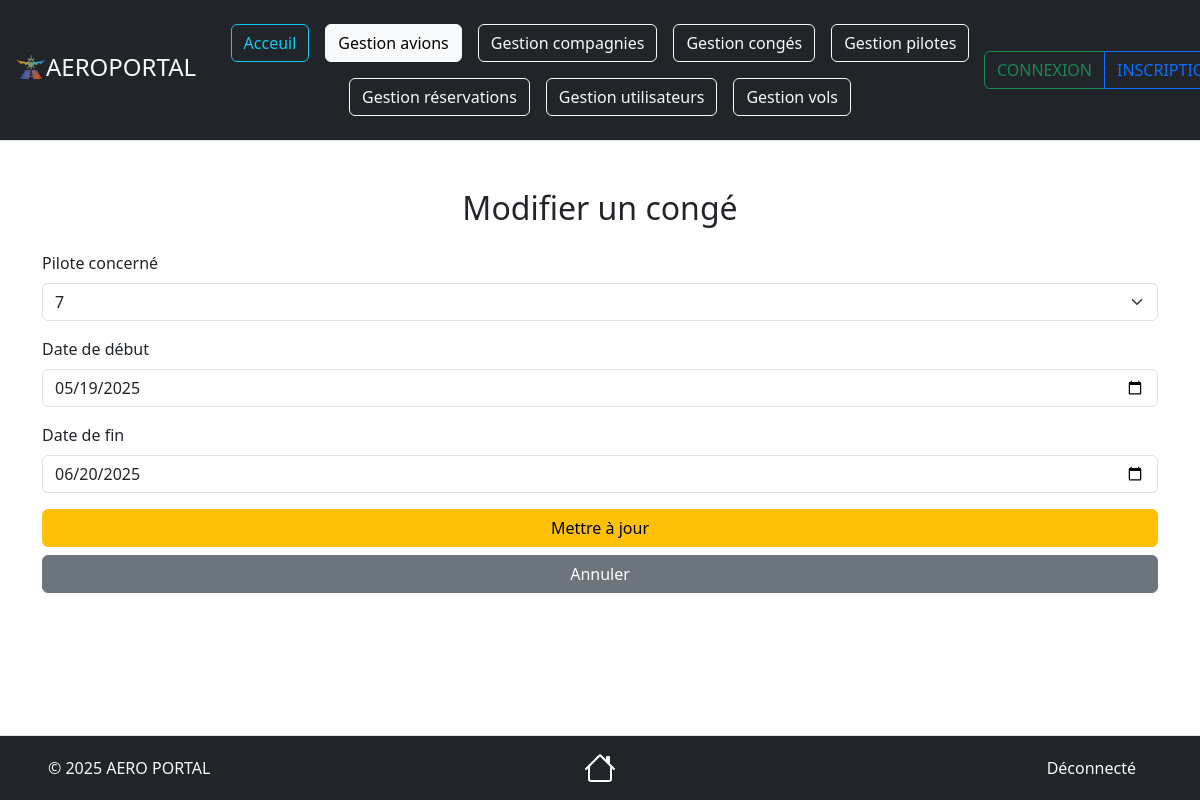
/views/Conges/CongesUpdate.php?id=3, run on the app's committed database.
### tables this page shows
CREATE TABLE IF NOT EXISTS `conges` (
                                        `id_conge` int NOT NULL AUTO_INCREMENT COMMENT 'Identifiant unique du congé',
                                        `ref_pilote` int NOT NULL COMMENT 'Référence pilote',
                                        `date_debut` date NOT NULL COMMENT 'Début',
                                        `date_fin` date NOT NULL COMMENT 'Fin',
                                        PRIMARY KEY (`id_conge`),
                                        KEY `ref_pilote` (`ref_pilote`)
);

CREATE TABLE IF NOT EXISTS `pilotes` (
                                         `id_pilote` int NOT NULL AUTO_INCREMENT COMMENT 'Identifiant unique du pilote',
                                         `ref_utilisateur` int NOT NULL COMMENT 'Référence utilisateur',
                                         `ref_avion` int DEFAULT NULL COMMENT 'Référence avion',
                                         `disponible` enum('Disponible','En vol','En congé','Indisponible') DEFAULT 'Disponible' COMMENT 'Disponibilité',
                                         PRIMARY KEY (`id_pilote`),
                                         UNIQUE KEY `ref_utilisateur` (`ref_utilisateur`),
                                         KEY `ref_avion` (`ref_avion`)
);

### source/repository/PilotesRepository.php (called while the page is built, shortened)
<?php
require_once __DIR__ . '/../model/PilotesModel.php';
class PilotesRepository
{
     private $bdd;
     public function __construct($bdd)
     {
          $this->bdd = $bdd;
     }
     public function getPilotes(): array
     {
          $query = "SELECT * FROM pilotes";
          $stmt = $this->bdd->query($query);
          $pilotes = [];
          while ($row = $stmt->fetch(PDO::FETCH_ASSOC)) {
               $pilote = new PiloteModel();
               $pilote->hydrate($row);
               $pilotes[] = $pilote;
          }
          return $pilotes;
     }
}

### source/model/PilotesModel.php (called while the page is built, shortened)
<?php
class PiloteModel
{
     private $id_pilote;
     public function hydrate(array $data): void
     {
          $this->id_pilote = $data['id_pilote'] ?? null;
     }
     public function getIdPilote(): ?int
     {
          return $this->id_pilote;
     }
}

### source/repository/CongesRepository.php (called while the page is built, shortened)
<?php
require_once __DIR__ . '/../model/CongesModel.php';
class CongesRepository
{
    private \PDO $bdd;
    public function __construct(\PDO $bdd)
    {
        $this->bdd = $bdd;
        $this->bdd->setAttribute(\PDO::ATTR_ERRMODE, \PDO::ERRMODE_EXCEPTION);
    }
    public function getCongeById(int $id): ?CongesModel
    {
        $query = $this->bdd->prepare("SELECT * FROM conges WHERE id_conge = :id");
        $query->execute(['id' => $id]);
        $data = $query->fetch(\PDO::FETCH_ASSOC);
        return $data ? new CongesModel($data) : null;
    }
}

### source/model/CongesModel.php (called while the page is built, shortened)
<?php
class CongesModel
{
    private ?int $ref_pilote = null;
    private ?string $date_debut = null;
    private ?string $date_fin = null;
    public function hydrate(array $data): void
    {
        if (isset($data['ref_pilote'])) {
            $this->ref_pilote = (int) $data['ref_pilote'];
        }
        if (isset($data['date_debut'])) {
            $this->date_debut = $data['date_debut'];
        }
        if (isset($data['date_fin'])) {
            $this->date_fin = $data['date_fin'];
        }
    }
    public function getRefPilote(): ?int
    {
        return $this->ref_pilote;
    }
    public function getDateDebut(): ?string
    {
        return $this->date_debut;
    }
    public function getDateFin(): ?string
    {
        return $this->date_fin;
    }
}

### views/Conges/CongesUpdate.php (the view, shortened to what this page needs)
<?php
require_once '../../source/repository/CongesRepository.php';
require_once '../../source/repository/PilotesRepository.php';
$config = new Config();
$bdd = $config->connexion();
$congeRepo = new CongesRepository($bdd);
$piloteRepo = new PilotesRepository($bdd);
$conge = $congeRepo->getCongeById((int)$_GET['id']);
$pilotes = $piloteRepo->getPilotes();
?>
<!DOCTYPE html>
<html lang="fr">
<head>
    <link href="https://cdn.jsdelivr.net/npm/bootstrap@5.3.3/dist/css/bootstrap.min.css" rel="stylesheet">
</head>
<body>
<header class="d-flex flex-wrap align-items-center justify-content-center justify-content-md-between py-3 mb-4 border-bottom bg-dark">
    <div class="col-2 ms-3 mb-2 mb-md-0 text-light">
        <a href="../Acceuil.php" class="d-inline-flex link-body-emphasis text-decoration-none">
            <img src="../../documentation/img/Logo.png" style="max-width: 15%; height: auto;">
            <div class="fs-4 text-light">AEROPORTAL</div>
        </a>
    </div>
    <ul class="nav col mb-2 justify-content-center mb-md-0">
        <li><a href="../Acceuil.php" class="nav-link px-2"><button type="button" class="btn btn-outline-info">Acceuil</button></a></li>
        <li><a href="../Avions/AvionsRead.php" class="nav-link px-2"><button type="button" class="btn btn-outline-light active">Gestion avions</button></a></li>
        <li><a href="../Compagnies/CompagniesRead.php" class="nav-link px-2"><button type="button" class="btn btn-outline-light">Gestion compagnies</button></a></li>
        <li><a href="../Conges/CongesRead.php" class="nav-link px-2"><button type="button" class="btn btn-outline-light">Gestion congés</button></a></li>
        <li><a href="../Pilotes/PilotesRead.php" class="nav-link px-2"><button type="button" class="btn btn-outline-light">Gestion pilotes</button></a></li>
        <li><a href="../Reservations/ReservationsRead.php" class="nav-link px-2"><button type="button" class="btn btn-outline-light">Gestion réservations</button></a></li>
        <li><a href="../Utilisateurs/UtilisateursRead.php" class="nav-link px-2"><button type="button" class="btn btn-outline-light">Gestion utilisateurs</button></a></li>
        <li><a href="../Vols/VolsRead.php" class="nav-link px-2"><button type="button" class="btn btn-outline-light">Gestion vols</button></a></li>
    </ul>
    <div class="col-2 btn-group md-3 me-3 text-end" role="group" aria-label="Boutons utilisateur">
        <?php if (isset($_SESSION['utilisateur'])): ?>
            <a href="../../views/Account/AccountView.php" class="btn btn-outline-primary">MON COMPTE</a>
            <a href="../../source/treatment/deconnexion.php" class="btn btn-outline-danger">DÉCONNEXION</a>
        <?php else: ?>
            <a href="../Connexion.php" class="btn btn-outline-success">CONNEXION</a>
            <a href="../Inscription.php" class="btn btn-outline-primary">INSCRIPTION</a>
        <?php endif; ?>
    </div>
</header>
<div class="container mt-5">
    <h2 class="text-center mb-4">Modifier un congé</h2>
    <form method="post" action="../../source/treatment/CongesTreatment.php">
        <div class="mb-3">
            <label for="ref_pilote" class="form-label">Pilote concerné</label>
            <select class="form-select" id="ref_pilote" name="ref_pilote" required>
                <?php foreach ($pilotes as $pilote): ?>
                    <option value="<?= $pilote->getIdPilote() ?>" <?= $conge->getRefPilote() == $pilote->getIdPilote() ? 'selected' : '' ?>>
                        <?= $pilote->getIdPilote() ?>
                    </option>
                <?php endforeach; ?>
            </select>
        </div>
        <div class="mb-3">
            <label for="date_debut" class="form-label">Date de début</label>
            <input type="date" class="form-control" id="date_debut" name="date_debut" value="<?= htmlspecialchars($conge->getDateDebut()) ?>" required>
        </div>
        <div class="mb-3">
            <label for="date_fin" class="form-label">Date de fin</label>
            <input type="date" class="form-control" id="date_fin" name="date_fin" value="<?= htmlspecialchars($conge->getDateFin()) ?>" required>
        </div>
        <div class="d-grid gap-2">
            <button type="submit" class="btn btn-warning">Mettre à jour</button>
            <a href="CongesRead.php" class="btn btn-secondary">Annuler</a>
        </div>
    </form>
</div>
<?php include '../Footer.php'; ?>

### data on the page
conges: ref_pilote "7", date_debut "05/19/2025", date_fin "06/20/2025"
